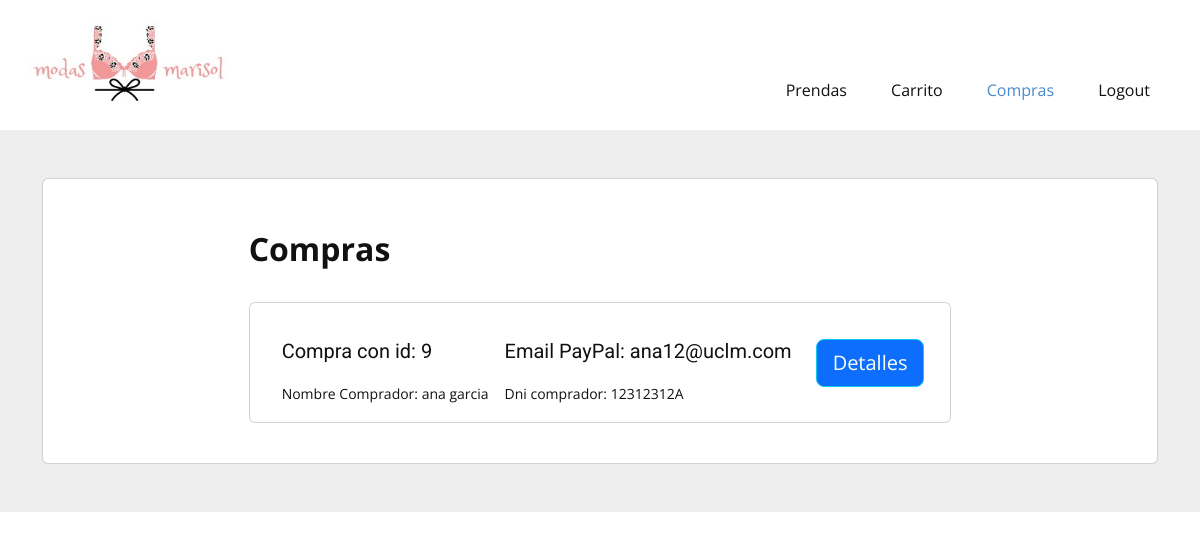
/compras.php (signed in), run on the app's committed database.
### tables this page shows
CREATE TABLE `compra` (
  `id` int(255) NOT NULL,
  `nombre` varchar(255) NOT NULL,
  `direccion` varchar(255) NOT NULL,
  `paypal` varchar(255) NOT NULL,
  `dni` varchar(255) NOT NULL,
  `fecha` date NOT NULL,
  `precioTotal` decimal(20,2) NOT NULL,
  `idUsuario` int(255) NOT NULL
);

### compras.php (the view, shortened to what this page needs)
<?php
require_once 'Database.php';
$id = $_SESSION['id'];
$sql = "SELECT * FROM compra WHERE idUsuario='$id'";
$result = $conexion->query($sql);
?>
<!DOCTYPE html>
<html lang="en">
<head>
    <link href="https://cdn.jsdelivr.net/npm/bootstrap@5.2.3/dist/css/bootstrap.min.css" rel="stylesheet">
</head>
<body class="u-body u-xl-mode" data-lang="en">
    <?php include_once 'header.php'; ?>
    <section class="h-100 h-custom" style="background-color: #eee;">
        <div class="container py-5 h-100">
            <div class="row d-flex justify-content-center align-items-center h-100">
                <div class="col">
                    <div class="card">
                        <div class="card-body p-4">
                            <div class="row">
                                <div class="col-2"> <br></div>
                                <div class="col-8 align-self-center">
                                    <div class="d-flex justify-content-between align-items-center mb-4">
                                        <div>
                                            <p class=" fs-2 mb-1 fw-bold">Compras</p>
                                        </div>
                                    </div>
                                    <?php
                                    if ($result->num_rows > 0) { ?>
                                        <?php while ($row = mysqli_fetch_assoc($result)) : ?>
                                            <div class="card mb-3">
                                                <div class="card-body">
                                                    <div class="d-flex justify-content-between">
                                                        <div class="d-flex flex-row align-items-center">
                                                            <div class="ms-3">
                                                                <h5>Compra con id: <?php echo  $row['id'] ?></h5>
                                                                <p class="small mb-0">Nombre Comprador: <?php echo $row['nombre'] ?></p>
                                                            </div>
                                                            <div class="ms-3">
                                                                <h5>Email PayPal: <?php echo  $row['paypal'] ?></h5>
                                                                <p class="small mb-0">Dni comprador: <?php echo $row['dni'] ?></p>
                                                            </div>
                                                            <div class="ms-4">
                                                                <form action="detalles.php" method="POST">
                                                                    <button class="btn btn-info bg-primary btn-block btn-lg text-white" type="submit">Detalles</button>
                                                                </form>
                                                            </div>
                                                        </div>
                                                    </div>
                                                </div>
                                            </div>
                                        <?php endwhile; ?>
                                    <?php } else {
                                        echo '<h1?>Aun no has realizado ninguna compra</h1>';
                                    } ?>
                                </div>
                            </div>
                        </div>
                    </div>
                </div>
            </div>
        </div>
    </section>
</body>
</html>

### data on the page
compra: id "9", nombre "ana garcia", paypal "ana12@uclm.com", dni "12312312A"
